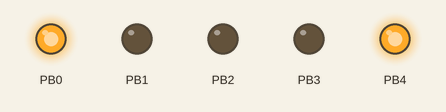
A program run on a simulated ATmega8, built with avr-gcc and emulated at 8 MHz. Parts: output pins drawn as LEDs (lit = HIGH).

Above: at 5.0 s.
At 15.0 s:
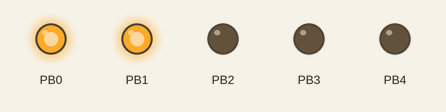
At 25.0 s:
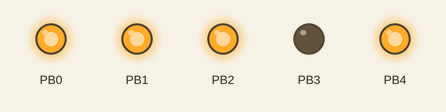
At 35.0 s:
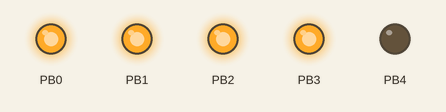
Timing chart, 0 to 46.0 s (numbered marks = the images above):
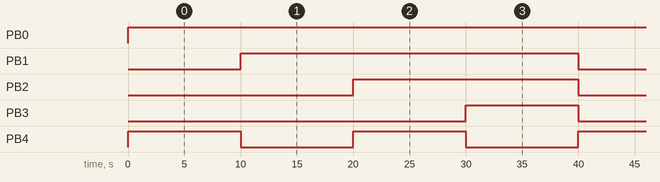

The program:

main.c
```c
/*
 * DDUC.c
 *
 * Created: 10/17/2019 11:47:31 AM
 * Author : Harshal
 */

#include <avr/io.h>
#include <util/delay.h>
#define F_CPU 8000000UL
int main(void)
{
	DDRB |= (31<<0);
	//PORTB &= ~(15<<0);
    /* Replace with your application code */
    while (1) {
		PORTB &= ~(31<<0);

		for(int i=0; i<4; i++) {
		PORTB |= (1<<i);
		if(!(i % 2)) {
			PORTB |= (1<<4);
		}
		else {
			PORTB &= ~(1<<4);
			}
		_delay_ms(10000);
		//PORTB &= ~(1<<i);
		//_delay_ms(2000);
		}
	}
}
```

Measured:
- by itself, PB0: LOW → HIGH at 0.00 s
- by itself, PB1: alternates HIGH for 30.0 s and LOW for 10.0 s
- by itself, PB2: alternates HIGH for 20.0 s and LOW for 20.0 s
- by itself, PB3: alternates HIGH for 10.0 s and LOW for 30.0 s
- by itself, PB4: alternates HIGH for 10.0 s and LOW for 10.0 s
